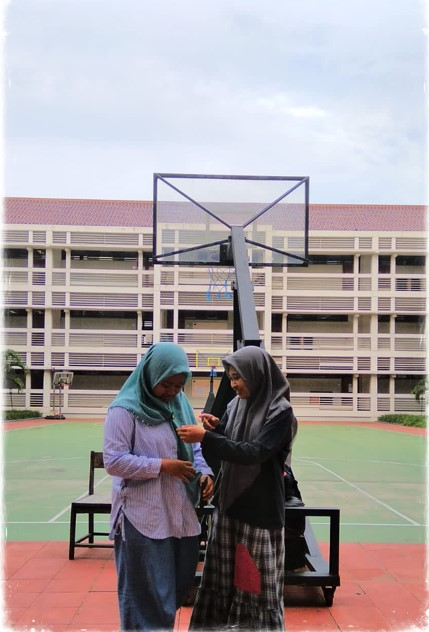
#> input picture Tugas 3 - Image Segmentation/1223800005 - SilfianaNH_Tugas3 Full Source Code/favorit.jpg, 429 x 632 px
$ python isodataclustering.py
#> lines starting #> are read from the running program, lines starting #| are printed output that depends on the picture
#> further down, image is the input picture: shape (632, 429, 3); mean R, G, B 164.5, 156.8, 158.5
import numpy as np
import matplotlib.pyplot as plt
from skimage import io, color

def isodata_segmentation(image, num_clusters, max_iterations, min_samples, max_variance):
#> called with num_clusters = 3, max_iterations = 100, min_samples = 0.1, max_variance = 0.5
    gray_image = color.rgb2gray(image)
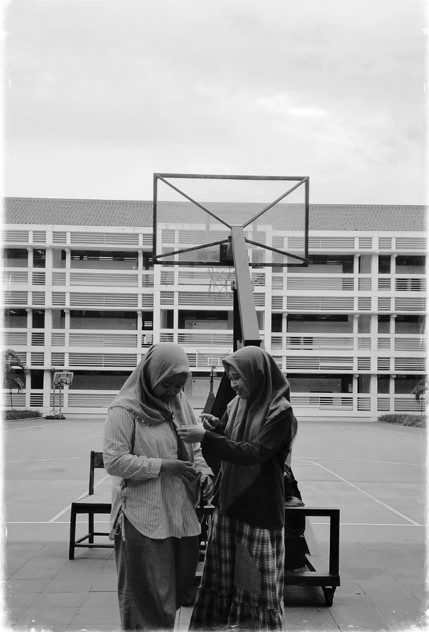
#> gray_image: shape (632, 429) float64; min 0, max 1, mean 0.622
    m, n = gray_image.shape
#> m = 632; n = 429
    data = gray_image.reshape(-1, 1)
    np.random.seed(0)
    centroids = np.random.rand(num_clusters, 1)

    for _ in range(max_iterations):
        distances = np.abs(data - centroids.T)
        labels = np.argmin(distances, axis=1)
        new_centroids = np.array([data[labels == i].mean() for i in range(num_clusters)])
        if np.all(np.isclose(new_centroids, centroids, atol=1e-2)):
            break

        centroids = new_centroids
#> this loop made 4 passes
#> centroids on passes 1 to 3: [0.302, 0.841, 0.613], [0.205, 0.886, 0.614], [0.179, 0.891, 0.605]
#> new_centroids on pass 4: [0.17, 0.891, 0.601]
    cluster_variances = np.array([data[labels == i].var() for i in range(num_clusters)])
#> cluster_variances = [0.011, 0.00233, 0.00766]
    mean_variance = cluster_variances.mean()
#> mean_variance = 0.007
    low_variance_clusters = np.where(cluster_variances < max_variance * mean_variance)[0]
#> low_variance_clusters = [1]
    for cluster in low_variance_clusters:
        labels[labels == cluster] = labels[labels == cluster].min()
#> this loop made 1 pass
    segmented_image = labels.reshape(m, n)
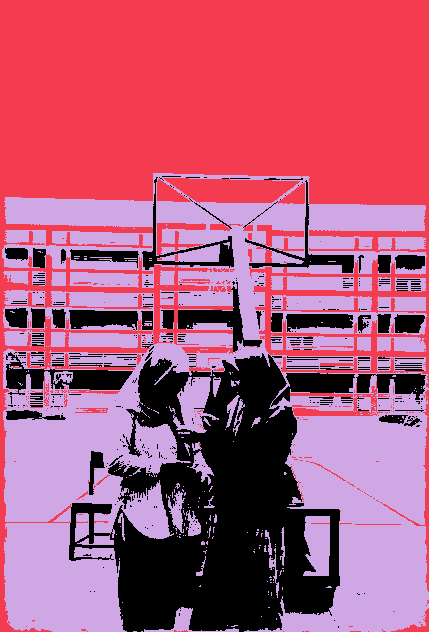
#> segmented_image: shape (632, 429) int64; 3 distinct labels, from 0 to 2; one colour per label, 0 black

    return segmented_image

if __name__ == "__main__":
    image = io.imread('favorit.jpg')
    num_clusters = 3
    max_iterations = 100
    min_samples = 0.1
    max_variance = 0.5

    segmented_image = isodata_segmentation(image, num_clusters, max_iterations, min_samples, max_variance)
    plt.figure(figsize=(8, 4))
    plt.subplot(121)
    plt.imshow(image, cmap='gray')
    plt.axis('off')
    plt.title('Gambar Citra Asli')

    plt.subplot(122)
    plt.imshow(segmented_image, cmap='nipy_spectral')
    plt.axis('off')
    plt.title('Hasil Gambar Segmentasi ISODATA')

    plt.show()
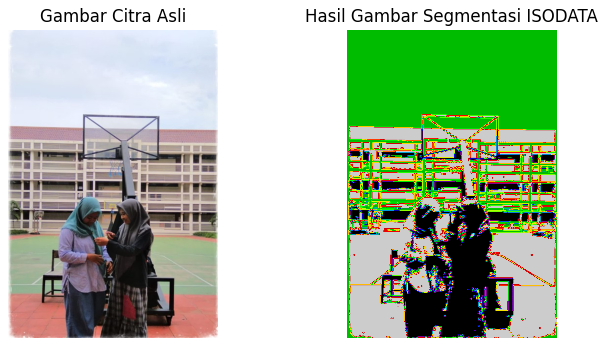
#> figure drawn by matplotlib, 2 panels

$ run again, with Tugas 3 - Image Segmentation/1223800005 - SilfianaNH_Tugas3 Full Source Code/best.jpg copied over Tugas 3 - Image Segmentation/1223800005 - SilfianaNH_Tugas3 Full Source Code/favorit.jpg
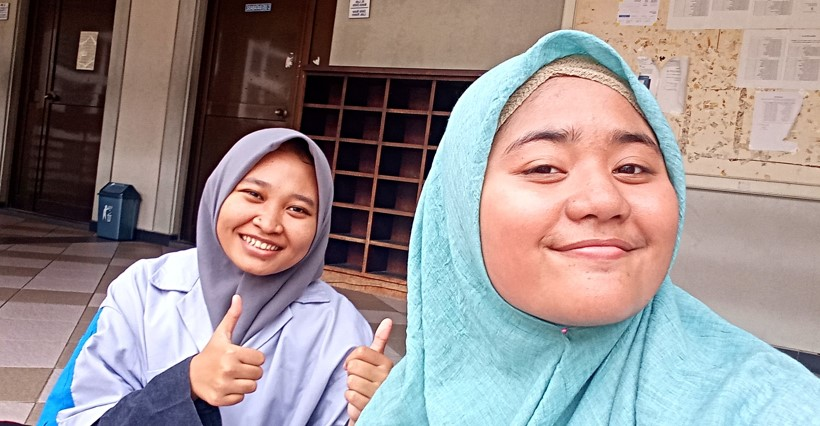
#> input picture Tugas 3 - Image Segmentation/1223800005 - SilfianaNH_Tugas3 Full Source Code/best.jpg, 820 x 426 px
#> image is the input picture: shape (426, 820, 3); mean R, G, B 152.7, 141.7, 141.7
#> in isodata_segmentation, `gray_image = color.rgb2gray(image)`:
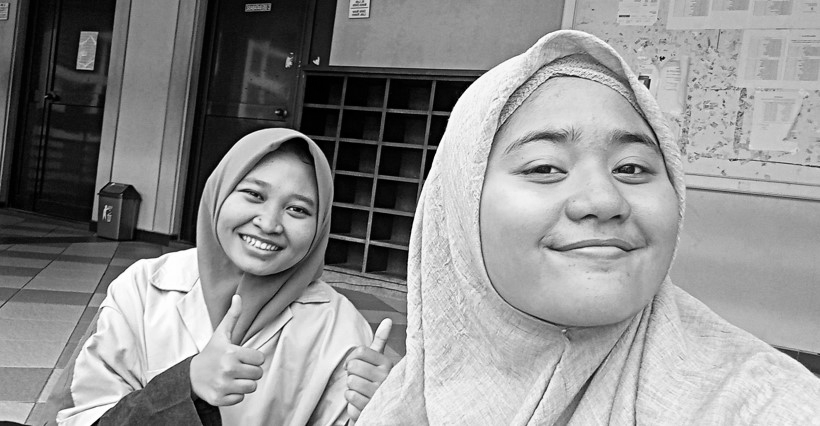
#> gray_image: shape (426, 820) float64; min 0, max 1, mean 0.565
#> the loop in isodata_segmentation, `for _ in range(max_iterations):` made 4 passes
#> centroids on passes 1 to 3: [0.28, 0.8, 0.62], [0.18, 0.827, 0.604], [0.151, 0.83, 0.592]
#> cluster_variances = [0.0116, 0.00527, 0.00774]
#> mean_variance = 0.00819
#> low_variance_clusters = empty array
#> segmented_image: shape (426, 820) int64; 3 distinct labels, from 0 to 2
#> `plt.show()`:
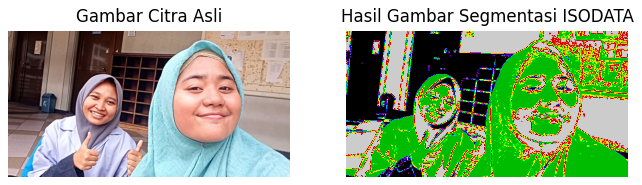
#> figure drawn by matplotlib, 2 panels
